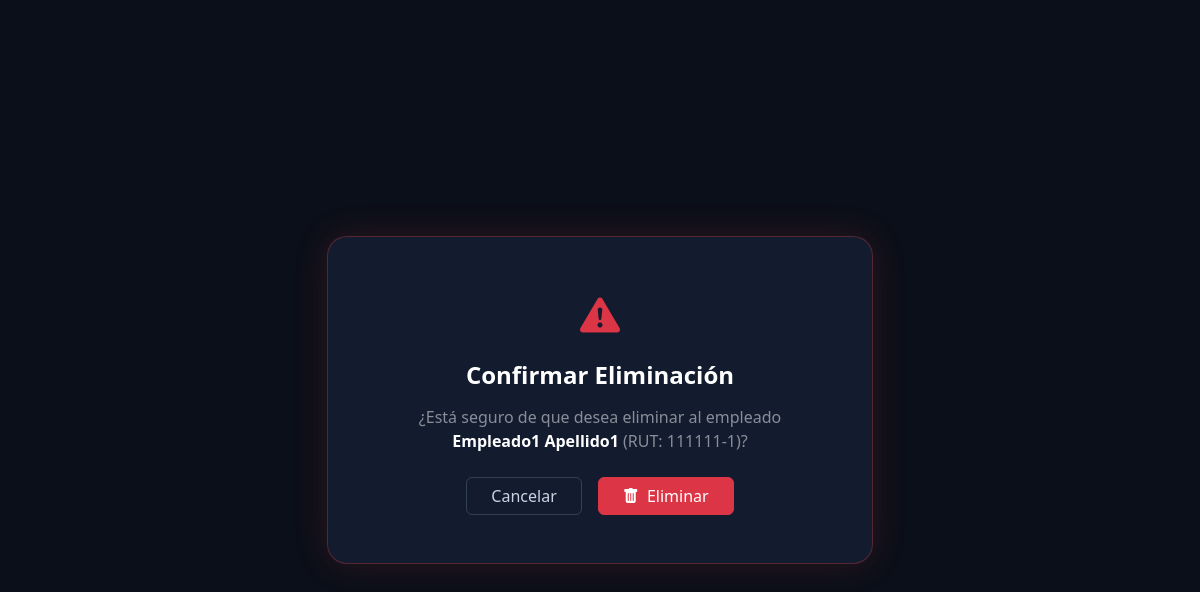
The page /personal/empleados/1/eliminar/ (signed in) on the database its author committed.
### personal/models.py (models this page shows, shortened)
class Empleado(models.Model):
    ESTADO_CHOICES = [
        ('Activo', 'Activo'),
        ('Inactivo', 'Inactivo'),
    ]
    rut = models.CharField(max_length=12, unique=True)
    nombre = models.CharField(max_length=100)
    apellido = models.CharField(max_length=100)
    email = models.EmailField()
    telefono = models.CharField(max_length=20)
    fecha_ingreso = models.DateField()
    cargo = models.ForeignKey(Cargo, on_delete=models.PROTECT)
    departamento = models.ForeignKey(Departamento, on_delete=models.PROTECT)
    estado = models.CharField(max_length=10, choices=ESTADO_CHOICES, default='Activo')

### personal/views.py (the view)
# urls.py: path('empleados/<int:pk>/eliminar/', views.eliminar_empleado, name='eliminar_empleado'),
@login_required
@admin_required
def eliminar_empleado(request, pk):
    empleado = get_object_or_404(Empleado, pk=pk)
    if request.method == 'POST':
        empleado.delete()
        messages.success(request, "Empleado eliminado con éxito.")
        return redirect('lista_empleados')
    return render(request, 'personal/confirmar_eliminar.html', {'empleado': empleado})

### personal/views.py (called while the page is built)
def admin_required(view_func):
    @wraps(view_func)
    def _wrapped_view(request, *args, **kwargs):
        if not (request.user.is_staff or request.user.is_superuser):
            messages.error(request, "Acceso denegado: No tienes permisos de administrador para ingresar a esta área.")
            return redirect('bienvenida')  # Redirige a la página de bienvenida
        return view_func(request, *args, **kwargs)
    return _wrapped_view

### personal/templates/personal/confirmar_eliminar.html (shortened to what this page needs)
<!DOCTYPE html>
<html lang="es">
<head>
    <link href="https://cdn.jsdelivr.net/npm/bootstrap@5.3.3/dist/css/bootstrap.min.css" rel="stylesheet">
    <link rel="stylesheet" href="https://cdn.jsdelivr.net/npm/bootstrap-icons@1.11.3/font/bootstrap-icons.min.css">
</head>
<body class="d-flex align-items-center justify-content-center py-5">
    <div class="container">
        <div class="row justify-content-center">
            <div class="col-lg-6 col-md-8 text-center">
                <div class="glow-card p-4 p-md-5">
                    <div class="fs-1 text-danger mb-3">
                        <i class="bi bi-exclamation-triangle-fill"></i>
                    </div>
                    <h1 class="h4 fw-bold text-white mb-3">Confirmar Eliminación</h1>
                    <p class="text-white-50 fs-6 mb-4">
                        ¿Está seguro de que desea eliminar al empleado <strong class="text-white">{{ empleado.nombre }} {{ empleado.apellido }}</strong> (RUT: {{ empleado.rut }})?
                    </p>
                    <form method="POST">
                        <div class="d-flex justify-content-center gap-3">
                            <a href="{% url 'lista_empleados' %}" class="btn btn-glow-outline px-4">
                                Cancelar
                            </a>
                            <button type="submit" class="btn btn-danger px-4">
                                <i class="bi bi-trash-fill me-1"></i> Eliminar
                            </button>
                        </div>
                    </form>
                </div>
            </div>
        </div>
    </div>
</body>
</html>

### personal/templates/personal/confirmar_eliminar.html (style rules this page uses)
body { background: #0b0f19; color: #e2e8f0; font-family: 'Segoe UI', system-ui, sans-serif; min-height: 100vh; }
.glow-card { background: #131b2e; border: 1px solid rgba(239, 68, 68, 0.3); border-radius: 20px; box-shadow: 0 0 35px rgba(239, 68, 68, 0.15); }
.btn-glow-outline { background: transparent; color: #cbd5e1; border: 1px solid #334155; }

### rows shown on the page
Empleado: nombre "Empleado1", apellido "Apellido1", rut "111111-1"
